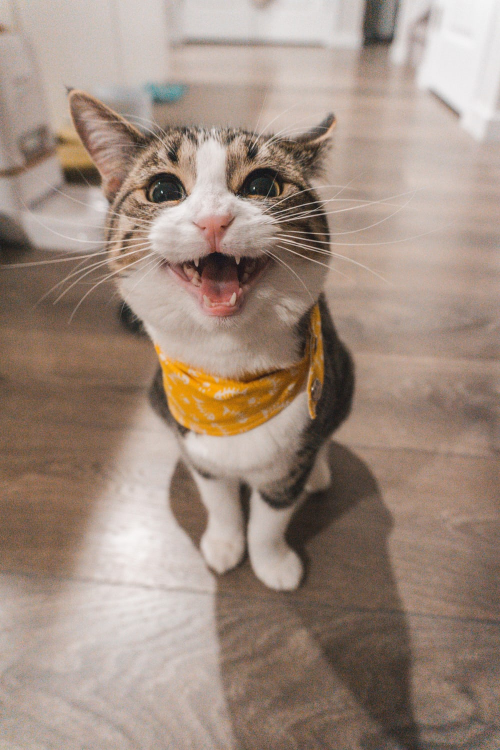
#> input picture Photos/cat_2.jpeg, 1000 x 1500 px (shown at 1/2 size)
$ python basic_functions.py
#> lines starting #> are read from the running program, lines starting #| are printed output that depends on the picture; after the words box and inside, x2 and y2 are one past the last pixel; in counts of white or black regions, pixels touching at a corner belong together
import cv2 as cv

# -------------------------------------
# Basic Functions we use a lot in OpenCV:
img = cv.imread('Photos/cat_2.jpeg')
#> img is the input picture: shape (1500, 1000, 3); mean B, G, R 127.2, 140.1, 159.5

cv.imshow("Cat", img)

# -------------------------------------
# Converting to grayscale:
gray = cv.cvtColor(img, cv.COLOR_BGR2GRAY)
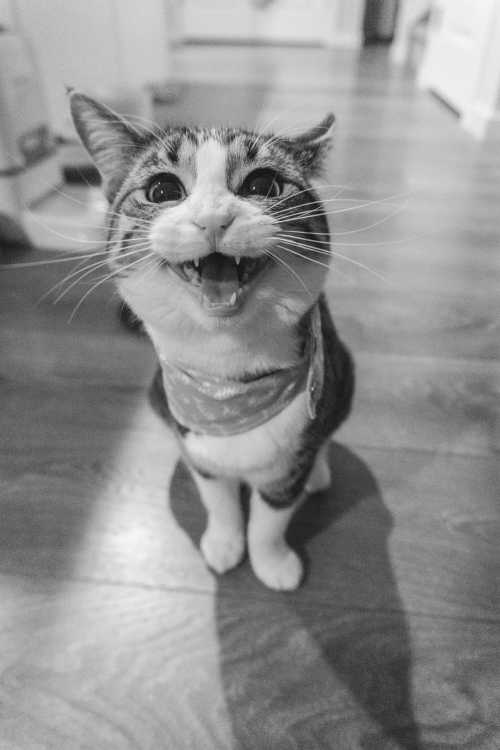
#> gray: shape (1500, 1000) (shown at 1/2 size); min 11, max 254, mean 144.4

# Display the image:
cv.imshow("Gray", gray)

# -------------------------------------
# Bluring an image:
blur = cv.GaussianBlur(img, (7,7), cv.BORDER_DEFAULT)  # increase the tuple 7,7 to 10,10 etc. to make it more blurry
cv.imshow("Blur", blur)
# -------------------------------------
# Edge Cascade:
canny = cv.Canny(blur, 125, 175)  # to draw out less details, increase the blur
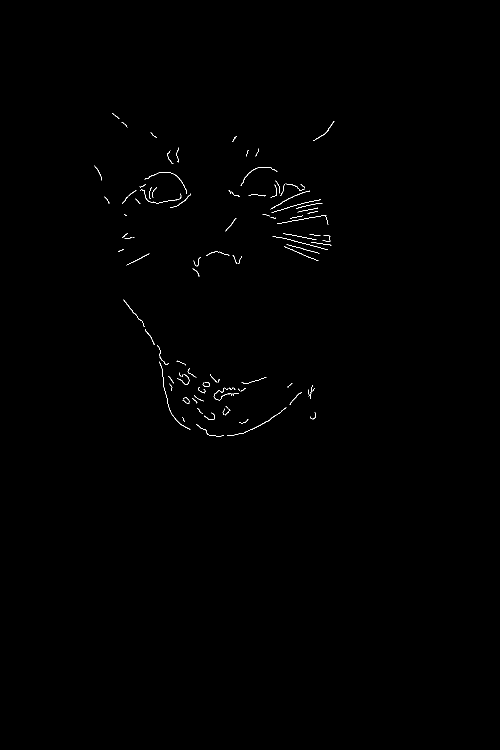
#> canny: shape (1500, 1000) (shown at 1/2 size); 0.26% white in thin lines or dots, all inside (x1, y1, x2, y2) = (189, 226, 669, 873)
cv.imshow("canny", canny)
# -------------------------------------
# Dilating the image:
dilated = cv.dilate(canny, (7,7), iterations=1)  # iterations make the lines thicker
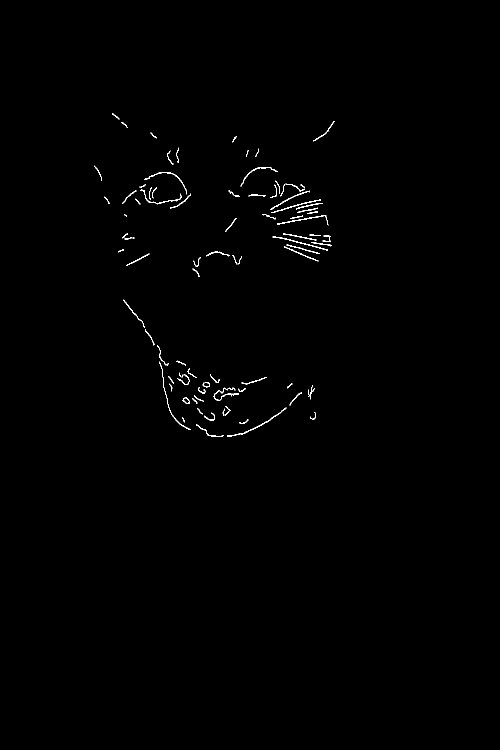
#> dilated: shape (1500, 1000) (shown at 1/2 size); 0.44% white in thin lines or dots, all inside (x1, y1, x2, y2) = (189, 226, 669, 874)
cv.imshow("dilated", dilated)
# -------------------------------------
# Eroding
eroded = cv.erode(dilated, (7,7), iterations=1)
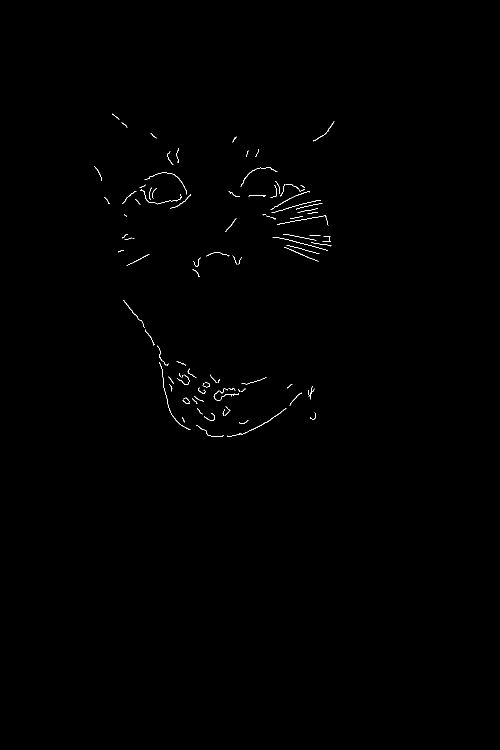
#> eroded: shape (1500, 1000) (shown at 1/2 size); 0.26% white in thin lines or dots, all inside (x1, y1, x2, y2) = (189, 227, 669, 874)
cv.imshow("eroded", eroded)
# -------------------------------------
# Resize:
resized = cv.resize(img, (500,500), interpolation=cv.INTER_CUBIC)
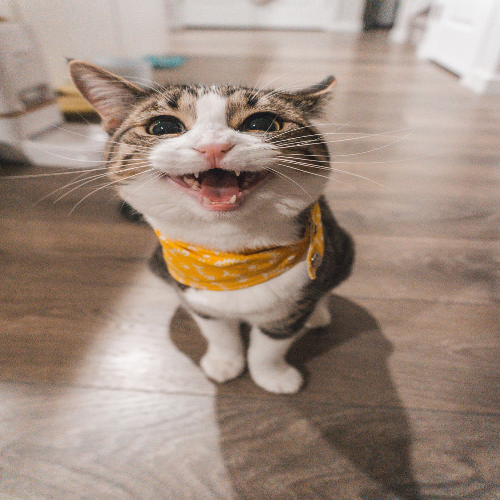
#> resized: shape (500, 500, 3); mean B, G, R 127.2, 140.1, 159.5
cv.imshow("resized", resized)
# -------------------------------------
# Crop:
cropped = img[50:200, 200: 400]
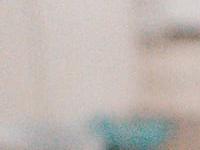
#> cropped: shape (150, 200, 3); mean B, G, R 178.3, 183.5, 191.2
cv.imshow("cropped", cropped)


cv.waitKey(0)

$ run again, with Photos/cat_1.jpeg copied over Photos/cat_2.jpeg
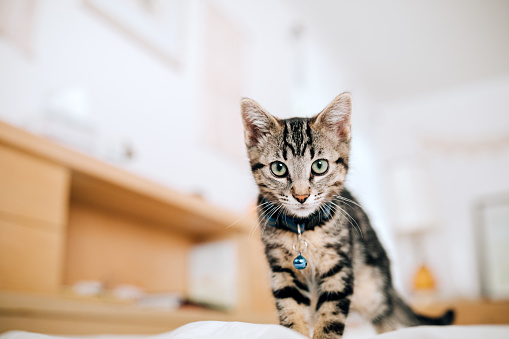
#> input picture Photos/cat_1.jpeg, 509 x 339 px
#> img is the input picture: shape (339, 509, 3); mean B, G, R 181.6, 192.8, 206.6
#> `canny = cv.Canny(blur, 125, 175)`:
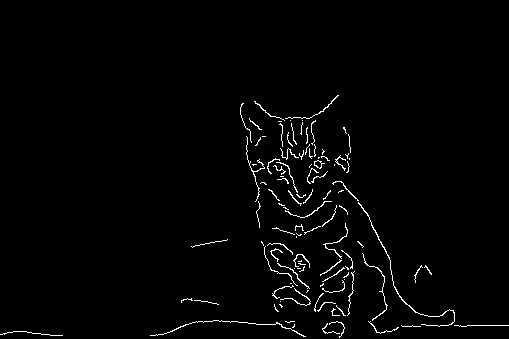
#> canny: shape (339, 509); 1.7% white in thin lines or dots, all inside (x1, y1, x2, y2) = (0, 95, 509, 338)
#> dilated: shape (339, 509); 2.8% white in thin lines or dots, all inside (x1, y1, x2, y2) = (0, 95, 509, 339)
#> eroded: shape (339, 509); 1.8% white in thin lines or dots, all inside (x1, y1, x2, y2) = (0, 96, 509, 339)
#> `cropped = img[50:200, 200: 400]`:
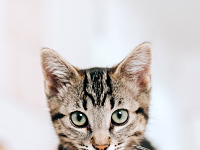
#> cropped: shape (150, 200, 3); mean B, G, R 201.9, 203.1, 208.6
